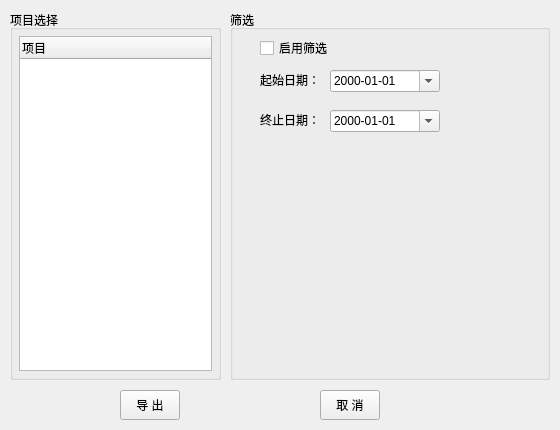
<?xml version="1.0" encoding="UTF-8"?>
<ui version="4.0">
 <class>ExportData</class>
 <widget class="QWidget" name="ExportData">
  <property name="geometry">
   <rect>
    <x>0</x>
    <y>0</y>
    <width>560</width>
    <height>430</height>
   </rect>
  </property>
  <property name="minimumSize">
   <size>
    <width>560</width>
    <height>430</height>
   </size>
  </property>
  <property name="maximumSize">
   <size>
    <width>560</width>
    <height>430</height>
   </size>
  </property>
  <property name="windowTitle">
   <string>数据导出</string>
  </property>
  <widget class="QPushButton" name="export_Btn">
   <property name="geometry">
    <rect>
     <x>120</x>
     <y>390</y>
     <width>60</width>
     <height>30</height>
    </rect>
   </property>
   <property name="text">
    <string>导 出</string>
   </property>
  </widget>
  <widget class="QPushButton" name="cancel_Btn">
   <property name="geometry">
    <rect>
     <x>320</x>
     <y>390</y>
     <width>60</width>
     <height>30</height>
    </rect>
   </property>
   <property name="text">
    <string>取 消</string>
   </property>
  </widget>
  <widget class="QGroupBox" name="groupBox">
   <property name="geometry">
    <rect>
     <x>10</x>
     <y>10</y>
     <width>211</width>
     <height>370</height>
    </rect>
   </property>
   <property name="title">
    <string>项目选择</string>
   </property>
   <layout class="QVBoxLayout" name="verticalLayout">
    <property name="spacing">
     <number>0</number>
    </property>
    <property name="leftMargin">
     <number>6</number>
    </property>
    <property name="topMargin">
     <number>6</number>
    </property>
    <property name="rightMargin">
     <number>6</number>
    </property>
    <property name="bottomMargin">
     <number>6</number>
    </property>
    <item>
     <widget class="QTreeWidget" name="treeWidget">
      <property name="selectionMode">
       <enum>QAbstractItemView::SingleSelection</enum>
      </property>
      <attribute name="headerVisible">
       <bool>true</bool>
      </attribute>
      <column>
       <property name="text">
        <string notr="true">项目</string>
       </property>
      </column>
     </widget>
    </item>
   </layout>
  </widget>
  <widget class="QGroupBox" name="groupBox_2">
   <property name="geometry">
    <rect>
     <x>230</x>
     <y>10</y>
     <width>320</width>
     <height>370</height>
    </rect>
   </property>
   <property name="title">
    <string>筛选</string>
   </property>
   <widget class="QDateEdit" name="startDate">
    <property name="geometry">
     <rect>
      <x>100</x>
      <y>60</y>
      <width>110</width>
      <height>22</height>
     </rect>
    </property>
    <property name="displayFormat">
     <string>yyyy-MM-dd</string>
    </property>
    <property name="calendarPopup">
     <bool>true</bool>
    </property>
   </widget>
   <widget class="QDateEdit" name="endDate">
    <property name="geometry">
     <rect>
      <x>100</x>
      <y>100</y>
      <width>110</width>
      <height>22</height>
     </rect>
    </property>
    <property name="displayFormat">
     <string>yyyy-MM-dd</string>
    </property>
    <property name="calendarPopup">
     <bool>true</bool>
    </property>
   </widget>
   <widget class="QLabel" name="label_3">
    <property name="geometry">
     <rect>
      <x>30</x>
      <y>60</y>
      <width>60</width>
      <height>20</height>
     </rect>
    </property>
    <property name="text">
     <string>起始日期：</string>
    </property>
   </widget>
   <widget class="QLabel" name="label">
    <property name="geometry">
     <rect>
      <x>30</x>
      <y>100</y>
      <width>60</width>
      <height>20</height>
     </rect>
    </property>
    <property name="text">
     <string>终止日期：</string>
    </property>
   </widget>
   <widget class="QCheckBox" name="checkBox">
    <property name="geometry">
     <rect>
      <x>30</x>
      <y>30</y>
      <width>71</width>
      <height>16</height>
     </rect>
    </property>
    <property name="text">
     <string>启用筛选</string>
    </property>
   </widget>
  </widget>
 </widget>
 <resources/>
 <connections/>
</ui>
